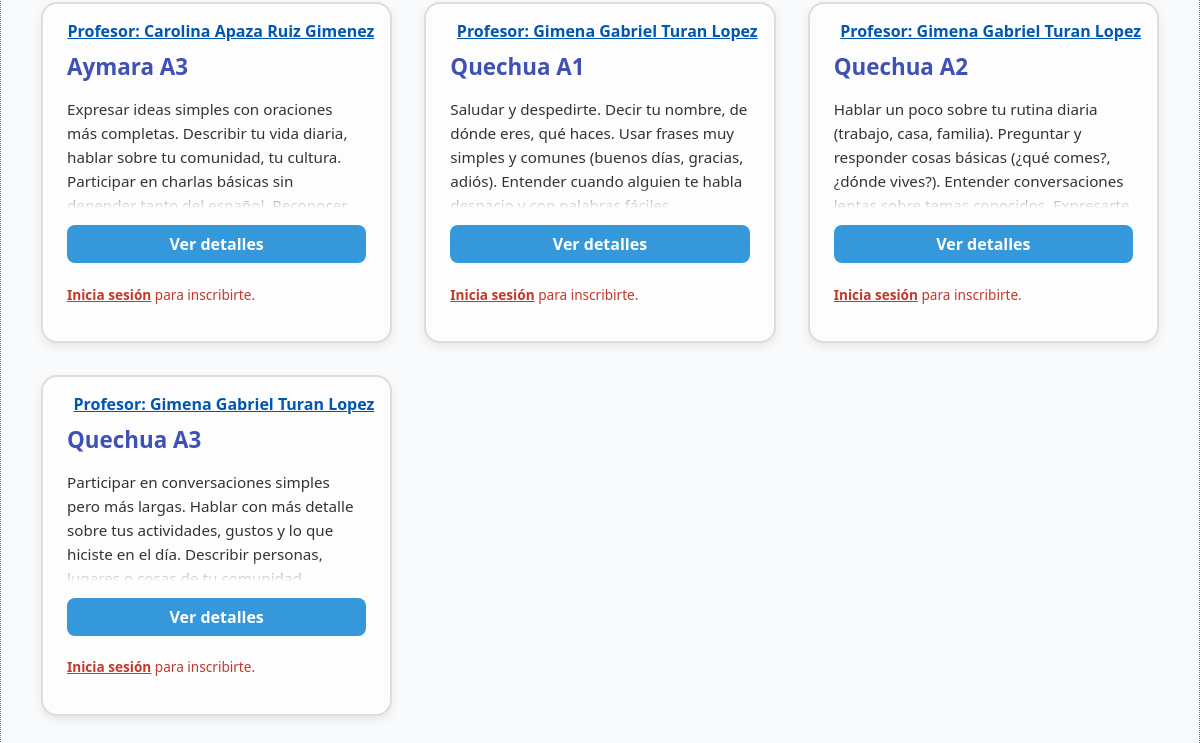
/ (lower part), run on an earlier commit of the app's database.
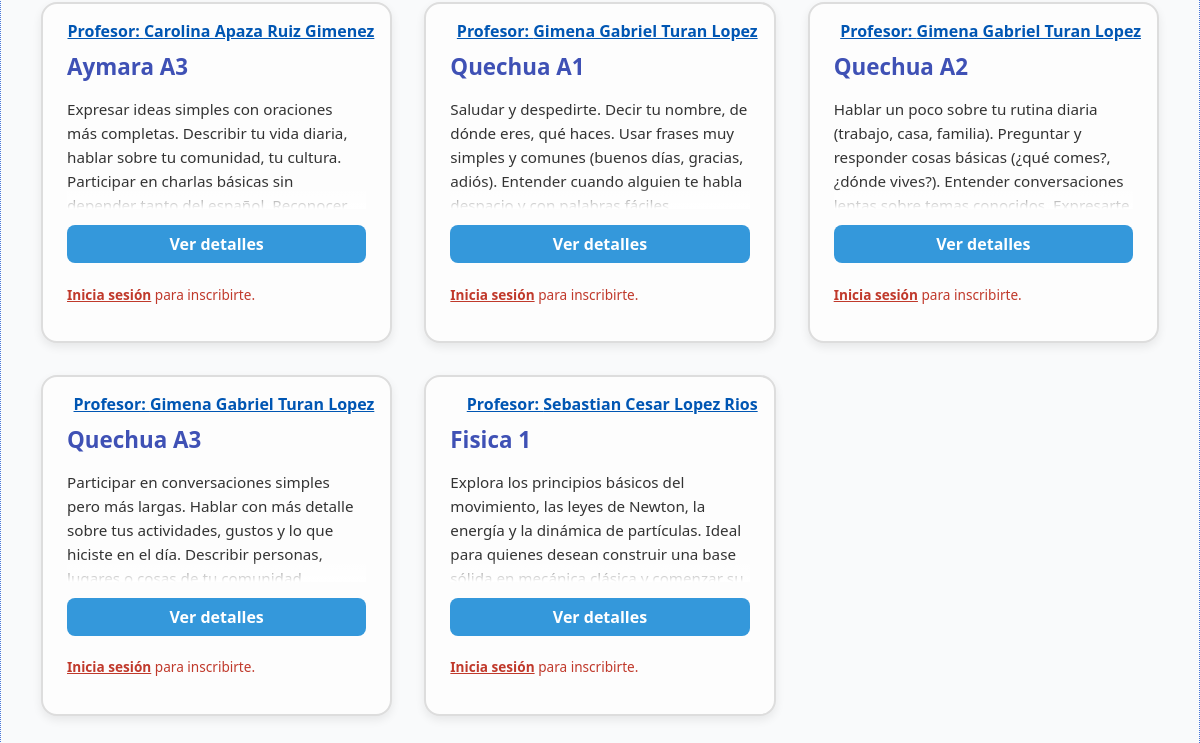
And on a later commit of the database.
### cursos/models.py (models this page shows, shortened)
class Curso(models.Model):
    titulo = models.CharField(max_length=200)
    descripcion = models.TextField()
    fecha_inicio = models.DateField()
    fecha_fin = models.DateField()
    profesor = models.ForeignKey(Profesor, on_delete=models.CASCADE)

class Profesor(models.Model):
    user = models.OneToOneField(User, on_delete=models.CASCADE) #Relacion de usuario para que el maestro tenga una sesion igual al estudiante
    nombre = models.CharField(max_length=100)
    email = models.EmailField(unique=True)
    especialidad = models.CharField(max_length=100)

### cursos/views.py (the view)
# urls.py: path('', views.lista_cursos, name='lista_cursos'),
def lista_cursos(request):
    cursos = Curso.objects.all()
    cursos_inscritos_ids = []
    if request.user.is_authenticated:
        cursos_inscritos_ids = Inscripcion.objects.filter(user=request.user).values_list('curso_id', flat=True)
    return render(request, 'cursos/cursos.html', {
        'cursos': cursos,
        'cursos_inscritos_ids': cursos_inscritos_ids
    })

### cursos/templates/cursos/cursos.html (shortened to what this page needs)
{% extends 'cursos/base.html' %}
{% load static %}
{% block content %}
<div class="contenedor-cursos">
  {% for curso in cursos %}
    {% if curso.id not in cursos_inscritos_ids %}
    <div class="tarjeta-curso no-inscrito">
      <div class="profesor-tooltip-container profesor-posicion">
        <span class="profesor-nombre">Profesor: {{ curso.profesor.nombre }}</span>
      </div>
      <h3 class="titulo-curso">{{ curso.titulo }}</h3>
      <p class="descripcion-curso">{{ curso.descripcion }}</p>
      <div class="acciones-curso">
        <a href="{% url 'detalle_curso' curso.id %}" class="btn-detalles">Ver detalles</a>
        {% if user.is_authenticated %}
        <a href="{% url 'inscribirse_curso' curso.id %}" class="btn-inscribirse">Inscribirse</a>
        {% else %}
        <p class="login-requerido">
          <a href="{% url 'login' %}">Inicia sesión</a> para inscribirte.
        </p>
        {% endif %}
      </div>
    </div>
    {% endif %}
  {% endfor %}
</div>
{% endblock %}

What changed in the data, as far as the page shows it:
added Curso: profesor.nombre "Sebastian Cesar Lopez Rios", titulo "Fisica 1", descripcion "Explora los principios básicos del movimiento, las leyes de Newton, la energía y la dinámica de partículas. Ideal para quienes desean construir una base…"
